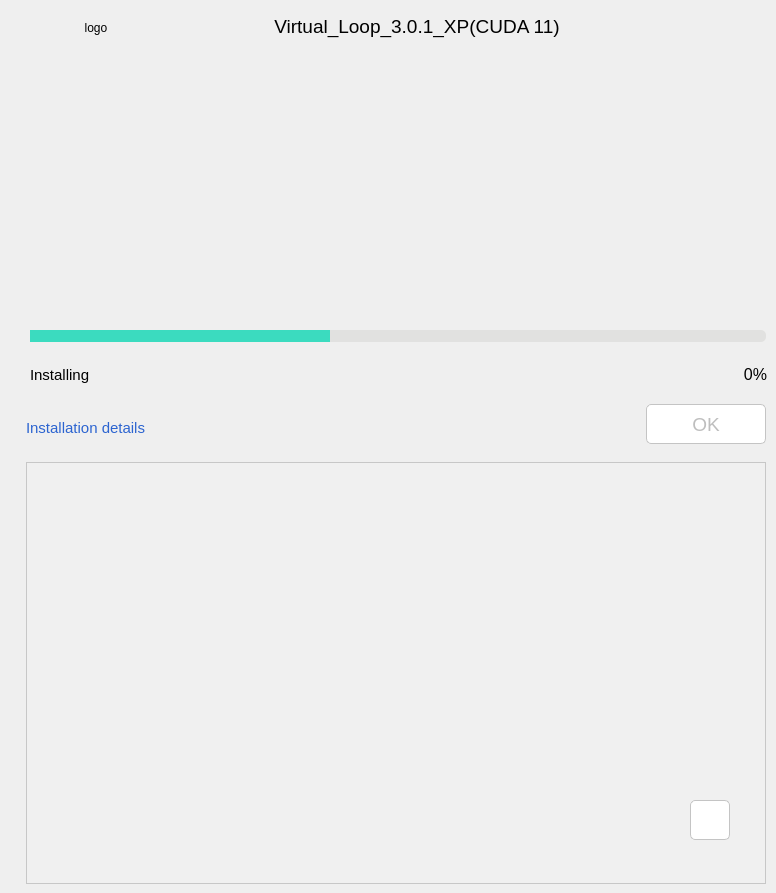
    <widget class="QWidget" name="installing">
     <widget class="QLabel" name="processBarNum">
      <property name="enabled">
       <bool>true</bool>
      </property>
      <property name="geometry">
       <rect>
        <x>696</x>
        <y>360</y>
        <width>71</width>
        <height>29</height>
       </rect>
      </property>
      <property name="sizePolicy">
       <sizepolicy hsizetype="Fixed" vsizetype="Preferred">
        <horstretch>0</horstretch>
        <verstretch>0</verstretch>
       </sizepolicy>
      </property>
      <property name="font">
       <font>
        <pointsize>12</pointsize>
       </font>
      </property>
      <property name="layoutDirection">
       <enum>Qt::LeftToRight</enum>
      </property>
      <property name="text">
       <string>0%</string>
      </property>
      <property name="alignment">
       <set>Qt::AlignRight|Qt::AlignTrailing|Qt::AlignVCenter</set>
      </property>
     </widget>
     <widget class="QPushButton" name="finishBtn">
      <property name="enabled">
       <bool>false</bool>
      </property>
      <property name="geometry">
       <rect>
        <x>646</x>
        <y>404</y>
        <width>120</width>
        <height>40</height>
       </rect>
      </property>
      <property name="font">
       <font>
        <pointsize>14</pointsize>
       </font>
      </property>
      <property name="cursor">
       <cursorShape>PointingHandCursor</cursorShape>
      </property>
      <property name="styleSheet">
       <string notr="true">border:1px solid #c4c4c4;border-radius: 5px;background-color:white;</string>
      </property>
      <property name="text">
       <string>OK</string>
      </property>
     </widget>
     <widget class="QPushButton" name="installDetail">
      <property name="geometry">
       <rect>
        <x>26</x>
        <y>417</y>
        <width>161</width>
        <height>21</height>
       </rect>
      </property>
      <property name="font">
       <font>
        <pointsize>11</pointsize>
       </font>
      </property>
      <property name="cursor">
       <cursorShape>PointingHandCursor</cursorShape>
      </property>
      <property name="styleSheet">
       <string notr="true">            QPushButton {
                border: none;
                background: transparent;
                text-align: left;
                color:#2C64D0;
            }
            QPushButton:hover {
                background: transparent;
            }
            QPushButton:pressed {
                background: transparent;
            }</string>
      </property>
      <property name="text">
       <string>Installation details </string>
      </property>
      <property name="autoDefault">
       <bool>true</bool>
      </property>
      <property name="default">
       <bool>true</bool>
      </property>
      <property name="flat">
       <bool>true</bool>
      </property>
     </widget>
     <widget class="QTextBrowser" name="installMsg">
      <property name="enabled">
       <bool>true</bool>
      </property>
      <property name="geometry">
       <rect>
        <x>26</x>
        <y>462</y>
        <width>740</width>
        <height>422</height>
       </rect>
      </property>
      <property name="styleSheet">
       <string notr="true">QTextBrowser {
                background-color: #f0f0f0;
                border: 1px solid #c7c7c7;
}
QScrollBar:horizontal {
        background: #f0f0f0;
 
    }
QScrollBar:vertical {
        background: #f0f0f0;
    }
QScrollBar::handle:horizontal {
        background: #e1e1e0; 
        min-height: 10px;
}
QScrollBar::handle:vertical {
        background: #e1e1e0; 
        min-height: 10px;
}

    QScrollBar::left-arrow:horizontal, QScrollBar::right-arrow:horizontal {
        border-width: 0;
        background: transparent;
    }
    QScrollBar::up-arrow:vertical, QScrollBar::down-arrow:vertical {
        border-width: 0;
        background: transparent;
    }

    QScrollBar::add-line:vertical, QScrollBar::sub-line:vertical {
        border-width: 0;
        background: transparent;
        height: 0px; 
    }
    QScrollBar::add-line:horizontal, QScrollBar::sub-line:horizontal {
        border-width: 0;
        background: transparent;
        height: 0px; 
    }
</string>
      </property>
      <property name="lineWrapMode">
       <enum>QTextEdit::NoWrap</enum>
      </property>
      <property name="html">
       <string>&lt;!DOCTYPE HTML PUBLIC &quot;-//W3C//DTD HTML 4.0//EN&quot; &quot;http://www.w3.org/TR/REC-html40/strict.dtd&quot;&gt;
&lt;html&gt;&lt;head&gt;&lt;meta name=&quot;qrichtext&quot; content=&quot;1&quot; /&gt;&lt;style type=&quot;text/css&quot;&gt;
p, li { white-space: pre-wrap; }
&lt;/style&gt;&lt;/head&gt;&lt;body style=&quot; font-family:'Sans Serif'; font-size:9pt; font-weight:400; font-style:normal;&quot;&gt;
&lt;p style=&quot;-qt-paragraph-type:empty; margin-top:0px; margin-bottom:0px; margin-left:0px; margin-right:0px; -qt-block-indent:0; text-indent:0px; font-family:'Ubuntu'; font-size:11pt;&quot;&gt;&lt;br /&gt;&lt;/p&gt;&lt;/body&gt;&lt;/html&gt;</string>
      </property>
     </widget>
     <widget class="QLabel" name="arrowPic">
      <property name="geometry">
       <rect>
        <x>187</x>
        <y>420</y>
        <width>16</width>
        <height>16</height>
       </rect>
      </property>
      <property name="text">
       <string/>
      </property>
     </widget>
     <widget class="QLabel" name="bgPic">
      <property name="geometry">
       <rect>
        <x>30</x>
        <y>65</y>
        <width>736</width>
        <height>241</height>
       </rect>
      </property>
      <property name="text">
       <string/>
      </property>
      <property name="wordWrap">
       <bool>true</bool>
      </property>
     </widget>
     <widget class="QLabel" name="statusMsg">
      <property name="geometry">
       <rect>
        <x>30</x>
        <y>360</y>
        <width>241</width>
        <height>29</height>
       </rect>
      </property>
      <property name="sizePolicy">
       <sizepolicy hsizetype="Fixed" vsizetype="Preferred">
        <horstretch>0</horstretch>
        <verstretch>0</verstretch>
       </sizepolicy>
      </property>
      <property name="font">
       <font>
        <pointsize>11</pointsize>
       </font>
      </property>
      <property name="text">
       <string>Installing</string>
      </property>
     </widget>
     <widget class="QLabel" name="logoPic">
      <property name="geometry">
       <rect>
        <x>30</x>
        <y>18</y>
        <width>132</width>
        <height>20</height>
       </rect>
      </property>
      <property name="text">
       <string>logo</string>
      </property>
      <property name="alignment">
       <set>Qt::AlignCenter</set>
      </property>
     </widget>
     <widget class="QLabel" name="errorMsg">
      <property name="geometry">
       <rect>
        <x>280</x>
        <y>360</y>
        <width>401</width>
        <height>29</height>
       </rect>
      </property>
      <property name="sizePolicy">
       <sizepolicy hsizetype="Preferred" vsizetype="Preferred">
        <horstretch>0</horstretch>
        <verstretch>0</verstretch>
       </sizepolicy>
      </property>
      <property name="text">
       <string/>
      </property>
      <property name="alignment">
       <set>Qt::AlignCenter</set>
      </property>
     </widget>
     <widget class="QProgressBar" name="progressBar">
      <property name="geometry">
       <rect>
        <x>30</x>
        <y>330</y>
        <width>736</width>
        <height>12</height>
       </rect>
      </property>
      <property name="styleSheet">
       <string notr="true">            QProgressBar {
                border: 0px solid grey;
                border-radius: 5px;
                text-align: center;
                background-color: #e1e1e0;
            }
            QProgressBar::chunk {
                background-color: #3bdbbf;
                width: 10px;
            }</string>
      </property>
      <property name="value">
       <number>40</number>
      </property>
      <property name="textVisible">
       <bool>false</bool>
      </property>
      <property name="orientation">
       <enum>Qt::Horizontal</enum>
      </property>
      <property name="textDirection">
       <enum>QProgressBar::TopToBottom</enum>
      </property>
     </widget>
     <widget class="QLabel" name="titleMsg">
      <property name="geometry">
       <rect>
        <x>240</x>
        <y>10</y>
        <width>354</width>
        <height>32</height>
       </rect>
      </property>
      <property name="font">
       <font>
        <pointsize>14</pointsize>
       </font>
      </property>
      <property name="text">
       <string>Virtual_Loop_3.0.1_XP(CUDA 11)</string>
      </property>
      <property name="alignment">
       <set>Qt::AlignCenter</set>
      </property>
     </widget>
     <widget class="QPushButton" name="downloadBtn">
      <property name="enabled">
       <bool>false</bool>
      </property>
      <property name="geometry">
       <rect>
        <x>690</x>
        <y>800</y>
        <width>40</width>
        <height>40</height>
       </rect>
      </property>
      <property name="font">
       <font>
        <family>Ubuntu</family>
        <pointsize>10</pointsize>
        <kerning>true</kerning>
       </font>
      </property>
      <property name="cursor">
       <cursorShape>PointingHandCursor</cursorShape>
      </property>
      <property name="styleSheet">
       <string notr="true">border:1px solid #c4c4c4;border-radius: 5px;background-color:white;</string>
      </property>
      <property name="text">
       <string/>
      </property>
     </widget>
    </widget>
